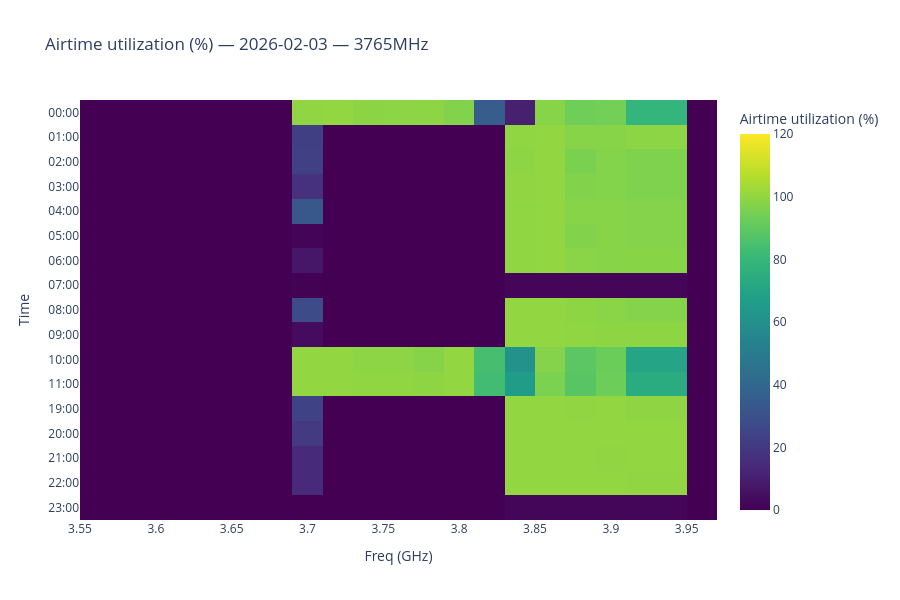

Notebook code for this chart:
### Code cell
# Heatmap with Plotly: X = full band Freq (GHz), Y = Time (hour), color = AU (%). 0% = no data above threshold.
valid = matrix[matrix > 0]
vmax = max(10.0, np.max(matrix) * 1.2) if valid.size else 100.0
hour_labels = [f"{h:02d}:00" for h in hours_sorted]

fig = go.Figure(data=go.Heatmap(
    x=full_freq_centers_ghz,
    y=hour_labels,
    z=matrix,
    colorscale="Viridis",
    zmin=0,
    zmax=vmax,
    colorbar=dict(title="Airtime utilization (%)"),
    hovertemplate="Freq: %{x:.3f} GHz<br>Time: %{y}<br>AU: %{z:.2f}%<extra></extra>",
))
fig.update_layout(
    title=f"Airtime utilization (%) — {date_input} — {band_str}",
    xaxis_title="Freq (GHz)",
    yaxis_title="Time",
    height=600,
    yaxis=dict(autorange="reversed"),
)
fig.show()

### Figure 1 — Plotly figure (JSON) as saved in the notebook; plotly's stock layout.template omitted (floating-point values rounded to 4 significant figures; data arrays with more than 128 entries replaced by an {"elided": "..."} marker saying what was removed)
{"data": [{"colorbar": {"title": {"text": "Airtime utilization (%)"}}, "colorscale": [[0, "#440154"], [0.1111, "#482878"], [0.2222, "#3e4989"], [0.3333, "#31688e"], [0.4444, "#26828e"], [0.5556, "#1f9e89"], [0.6667, "#35b779"], [0.7778, "#6ece58"], [0.8889, "#b5de2b"], [1, "#fde725"]], "hovertemplate": "Freq: %{x:.3f} GHz<br>Time: %{y}<br>AU: %{z:.2f}%<extra></extra>", "type": "heatmap", "x": [3.56, 3.58, 3.6, 3.62, 3.64, 3.66, 3.68, 3.7, 3.72, 3.74, 3.76, 3.78, 3.8, 3.82, 3.84, 3.86, 3.88, 3.9, 3.92, 3.94, 3.96], "y": ["00:00", "01:00", "02:00", "03:00", "04:00", "05:00", "06:00", "07:00", "08:00", "09:00", "10:00", "11:00", "19:00", "20:00", "21:00", "22:00", "23:00"], "z": {"elided": "17x21 float values"}, "zmax": 120, "zmin": 0}], "layout": {"height": 600, "title": {"text": "Airtime utilization (%) — 2026-02-03 — 3765MHz"}, "xaxis": {"title": {"text": "Freq (GHz)"}}, "yaxis": {"autorange": "reversed", "title": {"text": "Time"}}}}
